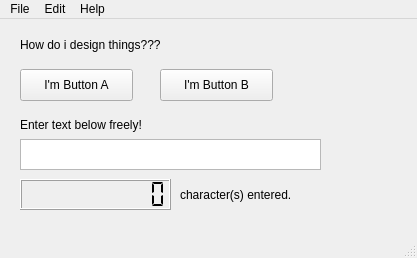
<?xml version="1.0" encoding="UTF-8"?>
<ui version="4.0">
 <class>MainWindow</class>
 <widget class="QMainWindow" name="MainWindow">
  <property name="geometry">
   <rect>
    <x>0</x>
    <y>0</y>
    <width>417</width>
    <height>258</height>
   </rect>
  </property>
  <property name="windowTitle">
   <string>MainWindow</string>
  </property>
  <widget class="QWidget" name="centralwidget">
   <widget class="QLabel" name="label">
    <property name="geometry">
     <rect>
      <x>20</x>
      <y>10</y>
      <width>171</width>
      <height>31</height>
     </rect>
    </property>
    <property name="text">
     <string>How do i design things???</string>
    </property>
   </widget>
   <widget class="QPushButton" name="pushButton">
    <property name="geometry">
     <rect>
      <x>20</x>
      <y>50</y>
      <width>113</width>
      <height>32</height>
     </rect>
    </property>
    <property name="text">
     <string>I'm Button A</string>
    </property>
   </widget>
   <widget class="QPushButton" name="pushButton_2">
    <property name="geometry">
     <rect>
      <x>160</x>
      <y>50</y>
      <width>113</width>
      <height>32</height>
     </rect>
    </property>
    <property name="text">
     <string>I'm Button B</string>
    </property>
   </widget>
   <widget class="QLabel" name="label_2">
    <property name="geometry">
     <rect>
      <x>20</x>
      <y>90</y>
      <width>201</width>
      <height>31</height>
     </rect>
    </property>
    <property name="text">
     <string>Enter text below freely!</string>
    </property>
   </widget>
   <widget class="QTextEdit" name="textEdit">
    <property name="geometry">
     <rect>
      <x>20</x>
      <y>120</y>
      <width>301</width>
      <height>31</height>
     </rect>
    </property>
   </widget>
   <widget class="QLCDNumber" name="lcdNumber">
    <property name="geometry">
     <rect>
      <x>20</x>
      <y>160</y>
      <width>151</width>
      <height>31</height>
     </rect>
    </property>
    <property name="digitCount">
     <number>10</number>
    </property>
    <property name="segmentStyle">
     <enum>QLCDNumber::Flat</enum>
    </property>
    <property name="intValue" stdset="0">
     <number>0</number>
    </property>
   </widget>
   <widget class="QLabel" name="label_3">
    <property name="geometry">
     <rect>
      <x>180</x>
      <y>160</y>
      <width>141</width>
      <height>31</height>
     </rect>
    </property>
    <property name="text">
     <string>character(s) entered.</string>
    </property>
   </widget>
  </widget>
  <widget class="QMenuBar" name="menubar">
   <property name="geometry">
    <rect>
     <x>0</x>
     <y>0</y>
     <width>417</width>
     <height>24</height>
    </rect>
   </property>
   <widget class="QMenu" name="menuFile">
    <property name="title">
     <string>File</string>
    </property>
    <addaction name="actionOpen"/>
    <addaction name="separator"/>
    <addaction name="actionSave"/>
    <addaction name="actionSave_as"/>
    <addaction name="separator"/>
    <addaction name="actionExit_CactiSynth"/>
   </widget>
   <widget class="QMenu" name="menuEdit">
    <property name="title">
     <string>Edit</string>
    </property>
    <addaction name="actionCopy"/>
    <addaction name="actionPaste"/>
    <addaction name="actionSelect_All"/>
   </widget>
   <widget class="QMenu" name="menuHelp">
    <property name="title">
     <string>Help</string>
    </property>
    <addaction name="actionAbout"/>
   </widget>
   <addaction name="menuFile"/>
   <addaction name="menuEdit"/>
   <addaction name="menuHelp"/>
  </widget>
  <widget class="QStatusBar" name="statusbar"/>
  <action name="actionOpen">
   <property name="text">
    <string>Open</string>
   </property>
  </action>
  <action name="actionExit_CactiSynth">
   <property name="text">
    <string>Exit CactiSynth</string>
   </property>
  </action>
  <action name="actionSave">
   <property name="text">
    <string>Save</string>
   </property>
  </action>
  <action name="actionSave_as">
   <property name="text">
    <string>Save as</string>
   </property>
  </action>
  <action name="actionCopy">
   <property name="text">
    <string>Copy</string>
   </property>
  </action>
  <action name="actionPaste">
   <property name="text">
    <string>Paste</string>
   </property>
  </action>
  <action name="actionUndo">
   <property name="text">
    <string>Undo</string>
   </property>
  </action>
  <action name="actionRedo">
   <property name="text">
    <string>Redo</string>
   </property>
  </action>
  <action name="actionSelect_All">
   <property name="text">
    <string>Select All</string>
   </property>
  </action>
  <action name="actionAbout">
   <property name="text">
    <string>About</string>
   </property>
  </action>
 </widget>
 <resources/>
 <connections>
  <connection>
   <sender>textEdit</sender>
   <signal>windowIconTextChanged(QString)</signal>
   <receiver>lcdNumber</receiver>
   <slot>display(QString)</slot>
   <hints>
    <hint type="sourcelabel">
     <x>170</x>
     <y>159</y>
    </hint>
    <hint type="destinationlabel">
     <x>51</x>
     <y>199</y>
    </hint>
   </hints>
  </connection>
 </connections>
</ui>
